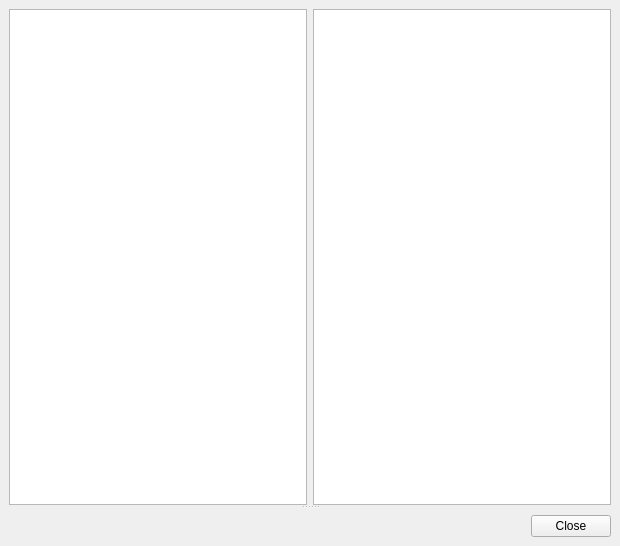
<ui version="4.0" >
 <class>MainWindow</class>
 <widget class="QMainWindow" name="MainWindow" >
  <property name="geometry" >
   <rect>
    <x>0</x>
    <y>0</y>
    <width>620</width>
    <height>546</height>
   </rect>
  </property>
  <property name="windowTitle" >
   <string>MainWindow</string>
  </property>
  <widget class="QWidget" name="centralwidget" >
   <property name="geometry" >
    <rect>
     <x>0</x>
     <y>0</y>
     <width>620</width>
     <height>546</height>
    </rect>
   </property>
   <layout class="QVBoxLayout" name="verticalLayout" >
    <item>
     <widget class="QSplitter" name="splitter" >
      <property name="orientation" >
       <enum>Qt::Vertical</enum>
      </property>
      <widget class="QWidget" name="layoutWidget" >
       <layout class="QHBoxLayout" name="horizontalLayout" >
        <item>
         <widget class="QTableView" name="tableView_revisions_left" >
          <property name="alternatingRowColors" >
           <bool>true</bool>
          </property>
          <property name="selectionMode" >
           <enum>QAbstractItemView::SingleSelection</enum>
          </property>
          <property name="selectionBehavior" >
           <enum>QAbstractItemView::SelectRows</enum>
          </property>
          <property name="showGrid" >
           <bool>false</bool>
          </property>
         </widget>
        </item>
        <item>
         <widget class="QTableView" name="tableView_revisions_right" >
          <property name="alternatingRowColors" >
           <bool>true</bool>
          </property>
          <property name="selectionMode" >
           <enum>QAbstractItemView::SingleSelection</enum>
          </property>
          <property name="selectionBehavior" >
           <enum>QAbstractItemView::SelectRows</enum>
          </property>
          <property name="showGrid" >
           <bool>false</bool>
          </property>
         </widget>
        </item>
       </layout>
      </widget>
      <widget class="QWidget" name="layoutWidget" >
       <layout class="QHBoxLayout" name="horizontalLayout_2" >
        <property name="spacing" >
         <number>0</number>
        </property>
        <item>
         <widget class="QFrame" name="frame" >
          <property name="frameShape" >
           <enum>QFrame::NoFrame</enum>
          </property>
          <property name="frameShadow" >
           <enum>QFrame::Raised</enum>
          </property>
         </widget>
        </item>
       </layout>
      </widget>
     </widget>
    </item>
    <item>
     <widget class="QDialogButtonBox" name="buttonBox" >
      <property name="orientation" >
       <enum>Qt::Horizontal</enum>
      </property>
      <property name="standardButtons" >
       <set>QDialogButtonBox::Close</set>
      </property>
     </widget>
    </item>
   </layout>
  </widget>
  <action name="actionClose" >
   <property name="text" >
    <string>Close</string>
   </property>
   <property name="shortcut" >
    <string>Esc</string>
   </property>
  </action>
 </widget>
 <tabstops>
  <tabstop>tableView_revisions_left</tabstop>
  <tabstop>tableView_revisions_right</tabstop>
  <tabstop>buttonBox</tabstop>
 </tabstops>
 <resources/>
 <connections/>
</ui>
